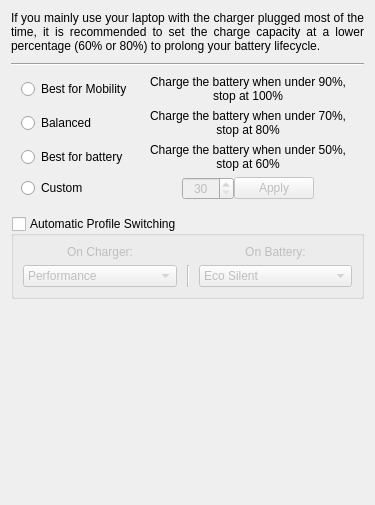
      <widget class="QWidget" name="batteryTab">
       <attribute name="icon">
        <iconset theme="battery"/>
       </attribute>
       <attribute name="title">
        <string>Battery</string>
       </attribute>
       <layout class="QGridLayout" name="gridLayout_15">
        <item row="1" column="0">
         <widget class="Line" name="line">
          <property name="minimumSize">
           <size>
            <width>0</width>
            <height>10</height>
           </size>
          </property>
          <property name="frameShadow">
           <enum>QFrame::Shadow::Sunken</enum>
          </property>
          <property name="orientation">
           <enum>Qt::Orientation::Horizontal</enum>
          </property>
         </widget>
        </item>
        <item row="0" column="0">
         <widget class="QLabel" name="label_5">
          <property name="text">
           <string>If you mainly use your laptop with the charger plugged most of the time, it is recommended to set the charge capacity at a lower percentage (60% or 80%) to prolong your battery lifecycle.</string>
          </property>
          <property name="scaledContents">
           <bool>false</bool>
          </property>
          <property name="alignment">
           <set>Qt::AlignmentFlag::AlignJustify|Qt::AlignmentFlag::AlignVCenter</set>
          </property>
          <property name="wordWrap">
           <bool>true</bool>
          </property>
          <property name="margin">
           <number>0</number>
          </property>
          <property name="textInteractionFlags">
           <set>Qt::TextInteractionFlag::NoTextInteraction</set>
          </property>
         </widget>
        </item>
        <item row="4" column="0">
         <spacer name="verticalSpacer_4">
          <property name="orientation">
           <enum>Qt::Orientation::Vertical</enum>
          </property>
          <property name="sizeHint" stdset="0">
           <size>
            <width>20</width>
            <height>195</height>
           </size>
          </property>
         </spacer>
        </item>
        <item row="3" column="0">
         <widget class="QGroupBox" name="autoAcDcProfilesGroupBox">
          <property name="enabled">
           <bool>true</bool>
          </property>
          <property name="title">
           <string>Automatic Profile Switching</string>
          </property>
          <property name="flat">
           <bool>false</bool>
          </property>
          <property name="checkable">
           <bool>true</bool>
          </property>
          <property name="checked">
           <bool>false</bool>
          </property>
          <layout class="QGridLayout" name="gridLayout_13">
           <item row="0" column="0">
            <widget class="QLabel" name="label_8">
             <property name="text">
              <string>On Charger:</string>
             </property>
             <property name="alignment">
              <set>Qt::AlignmentFlag::AlignCenter</set>
             </property>
            </widget>
           </item>
           <item row="0" column="2">
            <widget class="QLabel" name="label_9">
             <property name="text">
              <string>On Battery:</string>
             </property>
             <property name="alignment">
              <set>Qt::AlignmentFlag::AlignCenter</set>
             </property>
            </widget>
           </item>
           <item row="1" column="0">
            <widget class="QComboBox" name="userModeOnChargerComboBox">
             <property name="minimumSize">
              <size>
               <width>0</width>
               <height>0</height>
              </size>
             </property>
             <property name="currentIndex">
              <number>0</number>
             </property>
             <item>
              <property name="text">
               <string>Performance</string>
              </property>
             </item>
             <item>
              <property name="text">
               <string>Balanced</string>
              </property>
             </item>
             <item>
              <property name="text">
               <string>Silent</string>
              </property>
             </item>
             <item>
              <property name="text">
               <string>Eco Silent</string>
              </property>
             </item>
            </widget>
           </item>
           <item row="1" column="1">
            <widget class="Line" name="line_7">
             <property name="minimumSize">
              <size>
               <width>10</width>
               <height>0</height>
              </size>
             </property>
             <property name="orientation">
              <enum>Qt::Orientation::Vertical</enum>
             </property>
            </widget>
           </item>
           <item row="1" column="2">
            <widget class="QComboBox" name="userModeOnBatteryComboBox">
             <property name="minimumSize">
              <size>
               <width>0</width>
               <height>0</height>
              </size>
             </property>
             <property name="currentIndex">
              <number>3</number>
             </property>
             <item>
              <property name="text">
               <string>Performance</string>
              </property>
             </item>
             <item>
              <property name="text">
               <string>Balanced</string>
              </property>
             </item>
             <item>
              <property name="text">
               <string>Silent</string>
              </property>
             </item>
             <item>
              <property name="text">
               <string>Eco Silent</string>
              </property>
             </item>
            </widget>
           </item>
          </layout>
         </widget>
        </item>
        <item row="2" column="0">
         <layout class="QGridLayout" name="gridLayout_10">
          <property name="leftMargin">
           <number>10</number>
          </property>
          <property name="topMargin">
           <number>0</number>
          </property>
          <property name="rightMargin">
           <number>10</number>
          </property>
          <property name="bottomMargin">
           <number>10</number>
          </property>
          <property name="horizontalSpacing">
           <number>10</number>
          </property>
          <property name="verticalSpacing">
           <number>6</number>
          </property>
          <item row="0" column="1">
           <widget class="QLabel" name="label_4">
            <property name="text">
             <string>Charge the battery when under 90%, stop at 100%</string>
            </property>
            <property name="alignment">
             <set>Qt::AlignmentFlag::AlignCenter</set>
            </property>
            <property name="wordWrap">
             <bool>true</bool>
            </property>
           </widget>
          </item>
          <item row="0" column="0">
           <widget class="QRadioButton" name="bestMobilityRadioButton">
            <property name="text">
             <string>Best for Mobility</string>
            </property>
            <property name="checkable">
             <bool>true</bool>
            </property>
           </widget>
          </item>
          <item row="2" column="1">
           <widget class="QLabel" name="label_7">
            <property name="text">
             <string>Charge the battery when under 50%, stop at 60%</string>
            </property>
            <property name="alignment">
             <set>Qt::AlignmentFlag::AlignCenter</set>
            </property>
            <property name="wordWrap">
             <bool>true</bool>
            </property>
           </widget>
          </item>
          <item row="3" column="1">
           <layout class="QHBoxLayout" name="horizontalLayout_3">
            <property name="sizeConstraint">
             <enum>QLayout::SizeConstraint::SetMinimumSize</enum>
            </property>
            <item>
             <spacer name="horizontalSpacer_8">
              <property name="orientation">
               <enum>Qt::Orientation::Horizontal</enum>
              </property>
              <property name="sizeHint" stdset="0">
               <size>
                <width>40</width>
                <height>20</height>
               </size>
              </property>
             </spacer>
            </item>
            <item>
             <widget class="QSpinBox" name="customBatteryThresholdSpinBox">
              <property name="enabled">
               <bool>false</bool>
              </property>
              <property name="minimumSize">
               <size>
                <width>52</width>
                <height>0</height>
               </size>
              </property>
              <property name="alignment">
               <set>Qt::AlignmentFlag::AlignCenter</set>
              </property>
              <property name="minimum">
               <number>30</number>
              </property>
              <property name="maximum">
               <number>100</number>
              </property>
              <property name="singleStep">
               <number>5</number>
              </property>
             </widget>
            </item>
            <item>
             <widget class="QPushButton" name="customBatteryApplyButton">
              <property name="enabled">
               <bool>false</bool>
              </property>
              <property name="text">
               <string>Apply</string>
              </property>
             </widget>
            </item>
            <item>
             <spacer name="horizontalSpacer_3">
              <property name="orientation">
               <enum>Qt::Orientation::Horizontal</enum>
              </property>
              <property name="sizeHint" stdset="0">
               <size>
                <width>40</width>
                <height>20</height>
               </size>
              </property>
             </spacer>
            </item>
           </layout>
          </item>
          <item row="3" column="0">
           <widget class="QRadioButton" name="customBatteryThresholdRadioButton">
            <property name="text">
             <string>Custom</string>
            </property>
           </widget>
          </item>
          <item row="1" column="1">
           <widget class="QLabel" name="label_6">
            <property name="text">
             <string>Charge the battery when under 70%, stop at 80%</string>
            </property>
            <property name="alignment">
             <set>Qt::AlignmentFlag::AlignCenter</set>
            </property>
            <property name="wordWrap">
             <bool>true</bool>
            </property>
           </widget>
          </item>
          <item row="1" column="0">
           <widget class="QRadioButton" name="balancedBatteryRadioButton">
            <property name="text">
             <string>Balanced</string>
            </property>
           </widget>
          </item>
          <item row="2" column="0">
           <widget class="QRadioButton" name="bestBatteryRadioButton">
            <property name="text">
             <string>Best for battery</string>
            </property>
           </widget>
          </item>
         </layout>
        </item>
       </layout>
      </widget>
